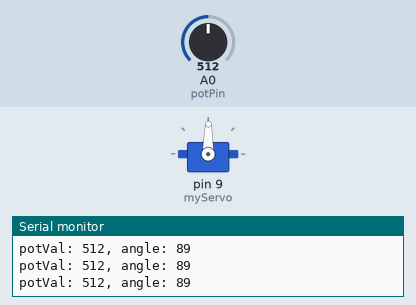
Simulated run of this sketch. Board: Arduino Uno, built with avr-gcc and run on an emulated ATmega328P. On the bench: servo, the last lines printed to the serial monitor. The test bench sets the inputs (shaded band); at power-on: A0 (potPin) = 512.

Above: at 1.2 s.
1.3 s: A0 (potPin) set to 561
At 2.1 s:
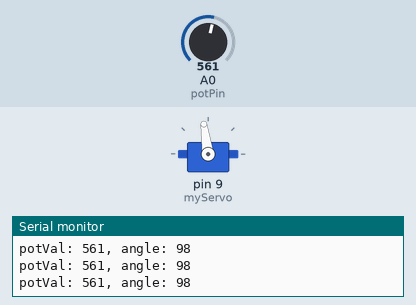
4.3 s: A0 (potPin) set to 580
At 5.5 s:
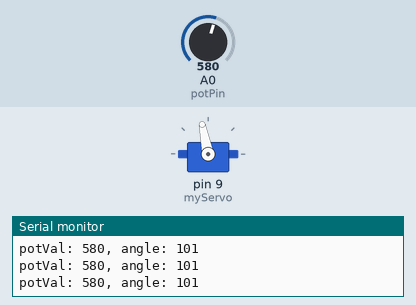
5.8 s: A0 (potPin) set to 306
At 6.9 s:
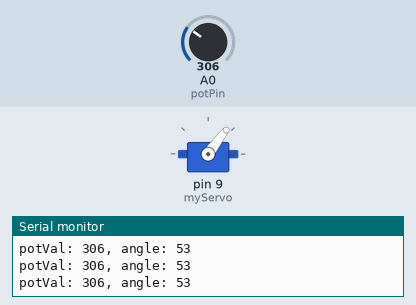
7.3 s: A0 (potPin) set to 716
At 8.0 s:
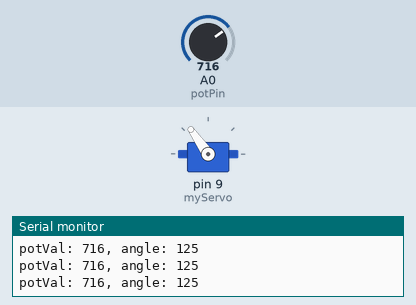
8.8 s: A0 (potPin) set to 0
At 9.5 s:
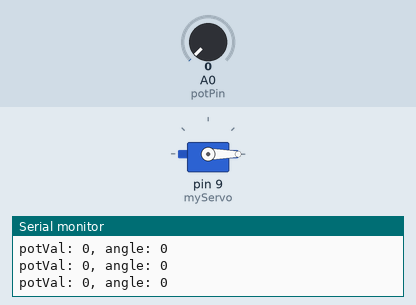
10.3 s: A0 (potPin) set to 8
At 10.9 s:
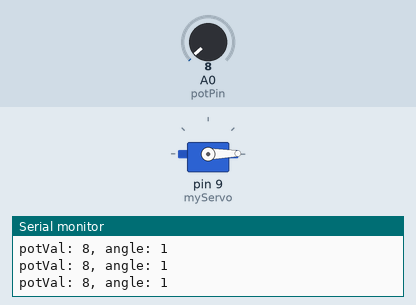
13.3 s: A0 (potPin) set to 11
Timing chart, 0 to 16.3 s (numbered marks = the images above; inputs shaded):
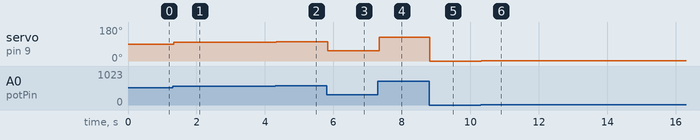

The sketch:

Servo_Control.ino
```cpp
#include <Servo.h>

Servo myServo;

int const potPin = A0;
int potVal;
int angle;

void setup(){
  myServo.attach(9);
  Serial.begin(9600);
}

void loop(){
  potVal = analogRead(potPin);
  Serial.print("potVal: ");
  Serial.print(potVal);
  angle = map(potVal, 0, 1023, 0, 179);
  Serial.print(", angle: ");
  Serial.println(angle);

  if(angle < 175){ //the 175 is a little safety buffer
    myServo.write(angle);
  }
  delay(15);
}
```

Measured:
- after the input at 1.3 s, servo on pin 9 (myServo): 89° → 98° at once
- after the input at 4.3 s, servo on pin 9 (myServo): 98° → 101° at once
- after the input at 5.8 s, servo on pin 9 (myServo): 101° → 53° at once
- after the input at 7.3 s, servo on pin 9 (myServo): 53° → 125° at once
- after the input at 8.8 s, servo on pin 9 (myServo): 125° → 0° at once
- after the input at 10.3 s, servo on pin 9 (myServo): 0° → 1° at once
